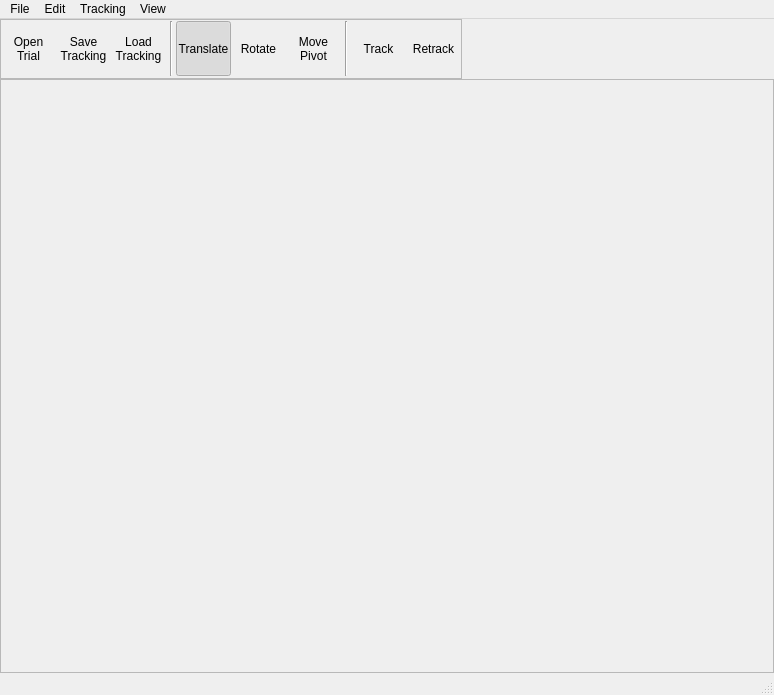
<?xml version="1.0" encoding="UTF-8"?>
<ui version="4.0">
 <class>AutoscoperMainWindow</class>
 <widget class="QMainWindow" name="AutoscoperMainWindow">
  <property name="geometry">
   <rect>
    <x>0</x>
    <y>0</y>
    <width>774</width>
    <height>695</height>
   </rect>
  </property>
  <property name="minimumSize">
   <size>
    <width>0</width>
    <height>100</height>
   </size>
  </property>
  <property name="windowTitle">
   <string>XROMM Autoscoper</string>
  </property>
  <widget class="QWidget" name="centralwidget">
   <layout class="QGridLayout" name="gridLayout_2">
    <property name="margin">
     <number>0</number>
    </property>
    <property name="spacing">
     <number>0</number>
    </property>
    <item row="0" column="1">
     <spacer name="horizontalSpacer">
      <property name="orientation">
       <enum>Qt::Horizontal</enum>
      </property>
      <property name="sizeHint" stdset="0">
       <size>
        <width>40</width>
        <height>20</height>
       </size>
      </property>
     </spacer>
    </item>
    <item row="0" column="0">
     <widget class="QFrame" name="frame_buttonAutoscoperTop">
      <property name="minimumSize">
       <size>
        <width>0</width>
        <height>60</height>
       </size>
      </property>
      <property name="maximumSize">
       <size>
        <width>16777215</width>
        <height>60</height>
       </size>
      </property>
      <property name="frameShape">
       <enum>QFrame::StyledPanel</enum>
      </property>
      <property name="frameShadow">
       <enum>QFrame::Raised</enum>
      </property>
      <layout class="QGridLayout" name="gridLayout_3">
       <property name="margin">
        <number>0</number>
       </property>
       <property name="spacing">
        <number>0</number>
       </property>
       <item row="0" column="3">
        <widget class="QToolButton" name="toolButtonLoadTracking">
         <property name="minimumSize">
          <size>
           <width>55</width>
           <height>55</height>
          </size>
         </property>
         <property name="maximumSize">
          <size>
           <width>55</width>
           <height>55</height>
          </size>
         </property>
         <property name="text">
          <string>Load
Tracking</string>
         </property>
         <property name="icon">
          <iconset resource="../autoscoper_resource.qrc">
           <normaloff>:/images/resource-files/icons/disk_upload.png</normaloff>:/images/resource-files/icons/disk_upload.png</iconset>
         </property>
         <property name="toolButtonStyle">
          <enum>Qt::ToolButtonTextUnderIcon</enum>
         </property>
         <property name="autoRaise">
          <bool>true</bool>
         </property>
        </widget>
       </item>
       <item row="0" column="2">
        <widget class="QToolButton" name="toolButtonSaveTracking">
         <property name="minimumSize">
          <size>
           <width>55</width>
           <height>55</height>
          </size>
         </property>
         <property name="maximumSize">
          <size>
           <width>55</width>
           <height>55</height>
          </size>
         </property>
         <property name="text">
          <string>Save
Tracking</string>
         </property>
         <property name="icon">
          <iconset resource="../autoscoper_resource.qrc">
           <normaloff>:/images/resource-files/icons/disk_download.png</normaloff>:/images/resource-files/icons/disk_download.png</iconset>
         </property>
         <property name="toolButtonStyle">
          <enum>Qt::ToolButtonTextUnderIcon</enum>
         </property>
         <property name="autoRaise">
          <bool>true</bool>
         </property>
        </widget>
       </item>
       <item row="0" column="8">
        <widget class="Line" name="line_2">
         <property name="minimumSize">
          <size>
           <width>10</width>
           <height>0</height>
          </size>
         </property>
         <property name="maximumSize">
          <size>
           <width>10</width>
           <height>16777215</height>
          </size>
         </property>
         <property name="orientation">
          <enum>Qt::Vertical</enum>
         </property>
        </widget>
       </item>
       <item row="0" column="4">
        <widget class="Line" name="line">
         <property name="minimumSize">
          <size>
           <width>10</width>
           <height>0</height>
          </size>
         </property>
         <property name="maximumSize">
          <size>
           <width>10</width>
           <height>16777215</height>
          </size>
         </property>
         <property name="lineWidth">
          <number>1</number>
         </property>
         <property name="orientation">
          <enum>Qt::Vertical</enum>
         </property>
        </widget>
       </item>
       <item row="0" column="5">
        <widget class="QToolButton" name="toolButtonTranslate">
         <property name="minimumSize">
          <size>
           <width>55</width>
           <height>55</height>
          </size>
         </property>
         <property name="maximumSize">
          <size>
           <width>55</width>
           <height>55</height>
          </size>
         </property>
         <property name="text">
          <string>Translate</string>
         </property>
         <property name="icon">
          <iconset resource="../autoscoper_resource.qrc">
           <normaloff>:/images/resource-files/icons/arrow_nsew.png</normaloff>:/images/resource-files/icons/arrow_nsew.png</iconset>
         </property>
         <property name="checkable">
          <bool>true</bool>
         </property>
         <property name="checked">
          <bool>true</bool>
         </property>
         <property name="toolButtonStyle">
          <enum>Qt::ToolButtonTextUnderIcon</enum>
         </property>
         <property name="autoRaise">
          <bool>true</bool>
         </property>
        </widget>
       </item>
       <item row="0" column="6">
        <widget class="QToolButton" name="toolButtonRotate">
         <property name="minimumSize">
          <size>
           <width>55</width>
           <height>55</height>
          </size>
         </property>
         <property name="maximumSize">
          <size>
           <width>55</width>
           <height>55</height>
          </size>
         </property>
         <property name="text">
          <string>Rotate</string>
         </property>
         <property name="icon">
          <iconset resource="../autoscoper_resource.qrc">
           <normaloff>:/images/resource-files/icons/reload.png</normaloff>:/images/resource-files/icons/reload.png</iconset>
         </property>
         <property name="checkable">
          <bool>true</bool>
         </property>
         <property name="toolButtonStyle">
          <enum>Qt::ToolButtonTextUnderIcon</enum>
         </property>
         <property name="autoRaise">
          <bool>true</bool>
         </property>
        </widget>
       </item>
       <item row="0" column="7">
        <widget class="QToolButton" name="toolButtonMovePivot">
         <property name="minimumSize">
          <size>
           <width>55</width>
           <height>55</height>
          </size>
         </property>
         <property name="maximumSize">
          <size>
           <width>55</width>
           <height>55</height>
          </size>
         </property>
         <property name="text">
          <string>Move
Pivot</string>
         </property>
         <property name="icon">
          <iconset resource="../autoscoper_resource.qrc">
           <normaloff>:/images/resource-files/icons/star_gold.png</normaloff>:/images/resource-files/icons/star_gold.png</iconset>
         </property>
         <property name="checkable">
          <bool>true</bool>
         </property>
         <property name="toolButtonStyle">
          <enum>Qt::ToolButtonTextUnderIcon</enum>
         </property>
         <property name="autoRaise">
          <bool>true</bool>
         </property>
        </widget>
       </item>
       <item row="0" column="9">
        <widget class="QToolButton" name="toolButtonTrack">
         <property name="minimumSize">
          <size>
           <width>55</width>
           <height>55</height>
          </size>
         </property>
         <property name="maximumSize">
          <size>
           <width>55</width>
           <height>55</height>
          </size>
         </property>
         <property name="text">
          <string>Track</string>
         </property>
         <property name="icon">
          <iconset resource="../autoscoper_resource.qrc">
           <normaloff>:/images/resource-files/icons/forward_green.png</normaloff>:/images/resource-files/icons/forward_green.png</iconset>
         </property>
         <property name="toolButtonStyle">
          <enum>Qt::ToolButtonTextUnderIcon</enum>
         </property>
         <property name="autoRaise">
          <bool>true</bool>
         </property>
        </widget>
       </item>
       <item row="0" column="10">
        <widget class="QToolButton" name="toolButtonRetrack">
         <property name="minimumSize">
          <size>
           <width>55</width>
           <height>55</height>
          </size>
         </property>
         <property name="maximumSize">
          <size>
           <width>55</width>
           <height>55</height>
          </size>
         </property>
         <property name="text">
          <string>Retrack</string>
         </property>
         <property name="icon">
          <iconset resource="../autoscoper_resource.qrc">
           <normaloff>:/images/resource-files/icons/forward_blue.png</normaloff>:/images/resource-files/icons/forward_blue.png</iconset>
         </property>
         <property name="toolButtonStyle">
          <enum>Qt::ToolButtonTextUnderIcon</enum>
         </property>
         <property name="autoRaise">
          <bool>true</bool>
         </property>
        </widget>
       </item>
       <item row="0" column="1">
        <widget class="QToolButton" name="toolButtonOpenTrial">
         <property name="minimumSize">
          <size>
           <width>55</width>
           <height>55</height>
          </size>
         </property>
         <property name="maximumSize">
          <size>
           <width>55</width>
           <height>55</height>
          </size>
         </property>
         <property name="text">
          <string>Open
Trial</string>
         </property>
         <property name="icon">
          <iconset resource="../autoscoper_resource.qrc">
           <normaloff>:/images/resource-files/icons/application_osx_go.png</normaloff>:/images/resource-files/icons/application_osx_go.png</iconset>
         </property>
         <property name="iconSize">
          <size>
           <width>16</width>
           <height>16</height>
          </size>
         </property>
         <property name="toolButtonStyle">
          <enum>Qt::ToolButtonTextUnderIcon</enum>
         </property>
         <property name="autoRaise">
          <bool>true</bool>
         </property>
        </widget>
       </item>
      </layout>
     </widget>
    </item>
    <item row="1" column="0" colspan="2">
     <widget class="QFrame" name="frameWindows">
      <property name="frameShape">
       <enum>QFrame::StyledPanel</enum>
      </property>
      <property name="frameShadow">
       <enum>QFrame::Raised</enum>
      </property>
      <layout class="QGridLayout" name="gridLayout"/>
     </widget>
    </item>
   </layout>
  </widget>
  <widget class="QMenuBar" name="menubar">
   <property name="geometry">
    <rect>
     <x>0</x>
     <y>0</y>
     <width>774</width>
     <height>21</height>
    </rect>
   </property>
   <widget class="QMenu" name="menuFile">
    <property name="title">
     <string>File</string>
    </property>
    <addaction name="actionNew"/>
    <addaction name="actionOpen"/>
    <addaction name="separator"/>
    <addaction name="actionSave"/>
    <addaction name="actionSave_as"/>
    <addaction name="separator"/>
    <addaction name="actionImport_Tracking"/>
    <addaction name="actionExport_Tracking"/>
    <addaction name="separator"/>
    <addaction name="actionQuit"/>
    <addaction name="actionSave_Test_Sequence"/>
   </widget>
   <widget class="QMenu" name="menuEdit">
    <property name="title">
     <string>Edit</string>
    </property>
    <addaction name="actionUndo"/>
    <addaction name="actionRedo"/>
    <addaction name="separator"/>
    <addaction name="actionCut"/>
    <addaction name="actionCopy"/>
    <addaction name="actionPaste"/>
    <addaction name="actionDelete"/>
   </widget>
   <widget class="QMenu" name="menuTracking">
    <property name="title">
     <string>Tracking</string>
    </property>
    <addaction name="actionImport"/>
    <addaction name="actionExport"/>
    <addaction name="separator"/>
    <addaction name="actionInsert_Key"/>
    <addaction name="actionLock"/>
    <addaction name="actionUnlock"/>
    <addaction name="actionBreak_Tangents"/>
    <addaction name="actionSmooth_Tangents"/>
   </widget>
   <widget class="QMenu" name="menuView">
    <property name="title">
     <string>View</string>
    </property>
    <addaction name="actionLayoutCameraViews"/>
   </widget>
   <addaction name="menuFile"/>
   <addaction name="menuEdit"/>
   <addaction name="menuTracking"/>
   <addaction name="menuView"/>
  </widget>
  <widget class="QStatusBar" name="statusbar"/>
  <action name="actionNew">
   <property name="icon">
    <iconset resource="../autoscoper_resource.qrc">
     <normaloff>:/images/resource-files/icons/application_osx_split.png</normaloff>:/images/resource-files/icons/application_osx_split.png</iconset>
   </property>
   <property name="text">
    <string>New</string>
   </property>
  </action>
  <action name="actionOpen">
   <property name="icon">
    <iconset resource="../autoscoper_resource.qrc">
     <normaloff>:/images/resource-files/icons/application_osx_go.png</normaloff>:/images/resource-files/icons/application_osx_go.png</iconset>
   </property>
   <property name="text">
    <string>Open</string>
   </property>
  </action>
  <action name="actionSave">
   <property name="text">
    <string>Save</string>
   </property>
  </action>
  <action name="actionSave_as">
   <property name="text">
    <string>Save as</string>
   </property>
  </action>
  <action name="actionImport_Tracking">
   <property name="icon">
    <iconset resource="../autoscoper_resource.qrc">
     <normaloff>:/images/resource-files/icons/disk_upload.png</normaloff>:/images/resource-files/icons/disk_upload.png</iconset>
   </property>
   <property name="text">
    <string>Import Tracking</string>
   </property>
  </action>
  <action name="actionExport_Tracking">
   <property name="icon">
    <iconset resource="../autoscoper_resource.qrc">
     <normaloff>:/images/resource-files/icons/disk_download.png</normaloff>:/images/resource-files/icons/disk_download.png</iconset>
   </property>
   <property name="text">
    <string>Export Tracking</string>
   </property>
  </action>
  <action name="actionQuit">
   <property name="text">
    <string>Quit</string>
   </property>
  </action>
  <action name="actionUndo">
   <property name="text">
    <string>Undo</string>
   </property>
  </action>
  <action name="actionRedo">
   <property name="text">
    <string>Redo</string>
   </property>
  </action>
  <action name="actionCut">
   <property name="text">
    <string>Cut</string>
   </property>
  </action>
  <action name="actionCopy">
   <property name="text">
    <string>Copy</string>
   </property>
  </action>
  <action name="actionPaste">
   <property name="text">
    <string>Past</string>
   </property>
  </action>
  <action name="actionDelete">
   <property name="text">
    <string>Delete</string>
   </property>
  </action>
  <action name="actionImport">
   <property name="text">
    <string>Import</string>
   </property>
  </action>
  <action name="actionExport">
   <property name="text">
    <string>Export</string>
   </property>
  </action>
  <action name="actionInsert_Key">
   <property name="text">
    <string>Insert Key</string>
   </property>
  </action>
  <action name="actionLock">
   <property name="text">
    <string>Lock</string>
   </property>
  </action>
  <action name="actionUnlock">
   <property name="text">
    <string>Unlock</string>
   </property>
  </action>
  <action name="actionBreak_Tangents">
   <property name="text">
    <string>Break Tangents</string>
   </property>
  </action>
  <action name="actionSmooth_Tangents">
   <property name="text">
    <string>Smooth Tangents</string>
   </property>
  </action>
  <action name="actionLayoutCameraViews">
   <property name="text">
    <string>Layout Camera Views</string>
   </property>
  </action>
  <action name="actionSave_Test_Sequence">
   <property name="text">
    <string>Save Test Sequence</string>
   </property>
  </action>
 </widget>
 <resources>
  <include location="../autoscoper_resource.qrc"/>
 </resources>
 <connections/>
</ui>
